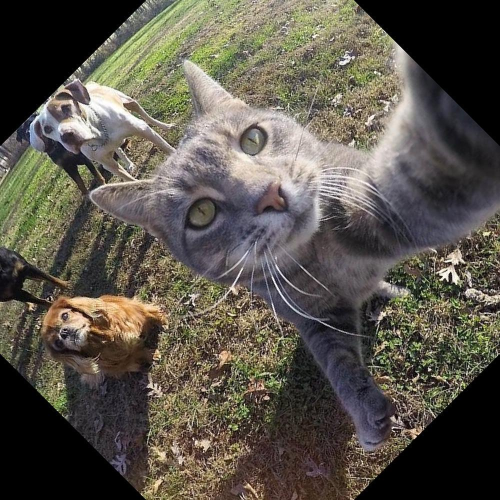
#> input picture Src/Пример для Python/Результаты/Преобразованный_Кот.jpg, 1000 x 1000 px (shown at 1/2 size)
$ python main.py
#> lines starting #> are read from the running program, lines starting #| are printed output that depends on the picture
#> the answer given: Результаты/Преобразованный_Кот.jpg
#> the answer given: 100
#> the answer given: 100
#> the answer given: 3
#> in load_image, image is the input picture: PIL image 1000x1000 RGB; mean R, G, B 89.9, 84.7, 75.1
#| Изображение загружено. Размер: (1000, 1000)
### Src/Пример для Python/image_processor.py
from PIL import Image

def resize_image(image, new_size):
#> called with new_size = (100, 100)
    try:
        resized_image = image.resize(new_size)
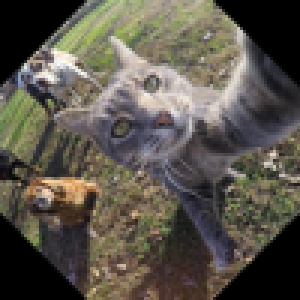
#> resized_image: PIL image 100x100 RGB (shown 3 times larger); mean R, G, B 90, 84.8, 75.2
        return resized_image
    except Exception as e:
        print(f"Ошибка при изменении размера: {e}")
        return None
def rotate_image(image, angle):
#> called with angle = 3
    try:
        rotated_image = image.rotate(angle)
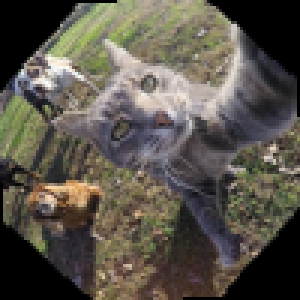
#> rotated_image: PIL image 100x100 RGB (shown 3 times larger); mean R, G, B 89.4, 84.2, 74.7
        return rotated_image
    except Exception as e:
        print(f"Ошибка при повороте: {e}")
        return None
def load_image(image_path):
    try:
        image = Image.open(image_path)
        return image
    except Exception as e:
        print(f"Ошибка при загрузке изображения: {e}")
        return None

### Src/Пример для Python/user_interface.py
import os

def get_user_input():
    image_path = input("Введите путь к изображению: ")
    width = int(input("Введите новую ширину: "))
    height = int(input("Введите новую высоту: "))
    angle = int(input("Введите угол поворота: "))
    return image_path, (width, height), angle
def save_and_show_result(image, original_path):
#> called with original_path = 'Результаты/Преобразованный_Кот.jpg'
    if image:
        if not os.path.exists("Результаты"):
            os.makedirs("Результаты")
        file_name = os.path.basename(original_path)
        name, ext = os.path.splitext(file_name)
        output_path = os.path.join("Результаты", f"Преобразования_{name}{ext}")
        image.save(output_path)
        print(f"Изображение сохранено как: {output_path}")
        print(f"Размер: {image.size}")
#| Размер: (100, 100)
        print(f"Формат: {image.format}")
#| Формат: None
        return output_path
    else:
        print("Ошибка: не удалось обработать изображение")
        return None

### Src/Пример для Python/main.py
from image_processor import load_image, resize_image, rotate_image
from user_interface import get_user_input, save_and_show_result

def main():
    print("Программа для обработки изображений")
    image_path, new_size, angle = get_user_input()
    original_image = load_image(image_path)
    if not original_image:
        return
    print(f"Изображение загружено. Размер: {original_image.size}")
    resized_image = resize_image(original_image, new_size)
    if not resized_image:
        return
    print(f"Размер изменен на: {new_size}")
    final_image = rotate_image(resized_image, angle)
    if not final_image:
        return
    print(f"Изображение повернуто на {angle} градусов")
    save_and_show_result(final_image, image_path)
    print("Обработка завершена!")

if __name__ == "__main__":
    main()
